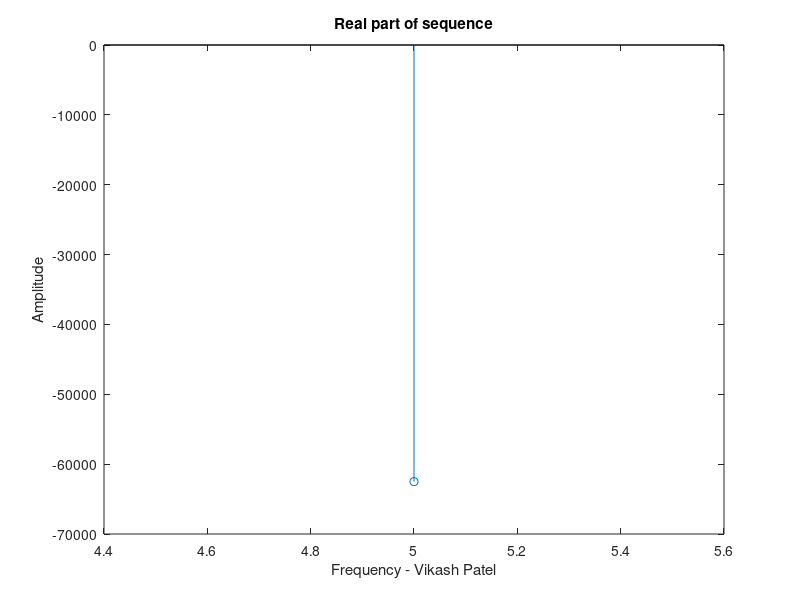

MATLAB code to generate this figure:
a=input('Enter the real part a=');
b=input('Enter the imaginary part b=');
k=input('constant k=');
x=input('variable x=');
c=a+i*b;
y=k*c.^x;
disp(real(y))
stem(x,real(y))
xlabel('Frequency - Vikash Patel');
ylabel('Amplitude');
title('Real part of sequence');
